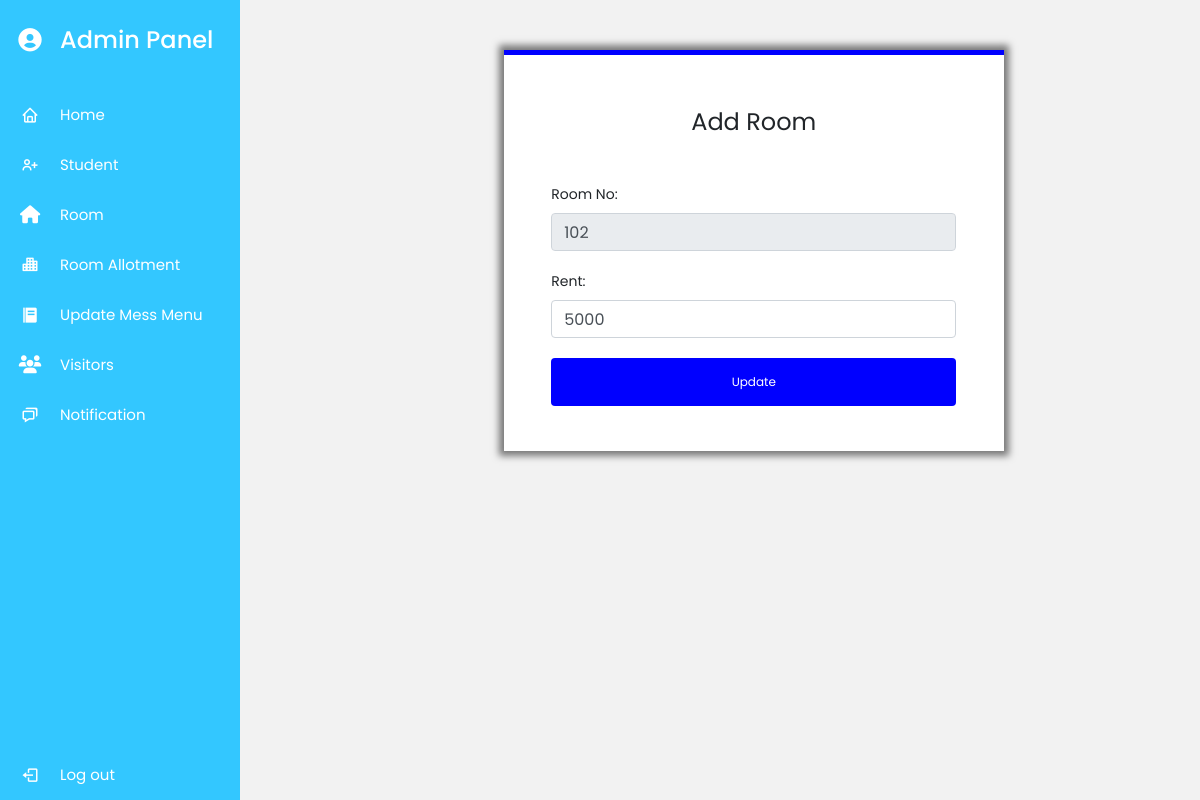
Page /edit-room/1/ (signed in) on the earlier database version.
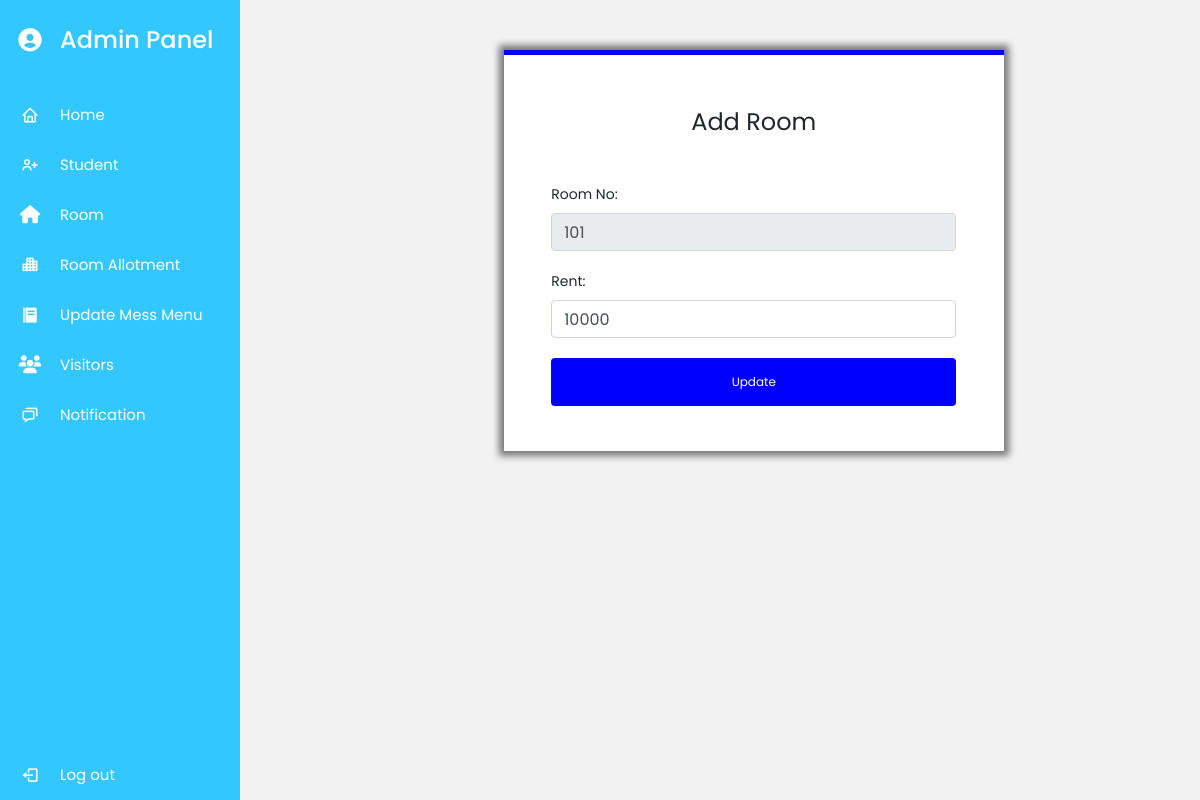
Same page on the later database version.
### myapp/models.py (models this page shows, shortened)
class Room(models.Model):
    Details = models.CharField(max_length=150,null=True)
    Room_no = models.CharField(max_length=5,null=True)
    Beds = models.CharField(max_length=5,null=True)
    Rent = models.CharField(max_length=5,null=True)
    Floor = models.CharField(max_length=5,null=True)
    Type = models.CharField(max_length=10,null=True)
    Image = models.ImageField(upload_to='room_img',null=True)

### myapp/views.py (the view)
# urls.py: path('edit-room/<int:id>/',views.edit_room,name='edit_room'),
def edit_room(request ,id):
    if request.user.is_superuser:
        rom = Room.objects.get(id=id)
        if request.method=='POST':
            rent=request.POST['rent']
            rom.Rent = rent
            rom.save()
            return redirect("view_room")
        return render(request, "edit-room.html", {'rom': rom})
    else:
        return redirect("Home")

### myapp/templates/edit-room.html (shortened to what this page needs)
{% extends 'admindash.html' %}
{% load static %}
{% block content %}
    <div class="container">
    <h2>Add Room </h2>
    <form action="" method="post" >
        <div class="input-name">
            <label for="">Room No:</label>
            <input type="number" value={{rom.Room_no}} readonly placeholder="Enter Room Number" required class="form-control" name="room">
        </div>
        <div class="input-name">
    <label for="">Rent:</label>
            <input type="number" placeholder="Enter Rent" value="{{rom.Rent}}" required class="form-control" name="rent">
        </div>
            <div class="input-name">
                <input type="submit" class ="button" value="Update">
            </div>
        </div>
{% endblock content %}

Differences in the rows shown:
changed Room: room "102" → "101"; rent "5000" → "10000"
